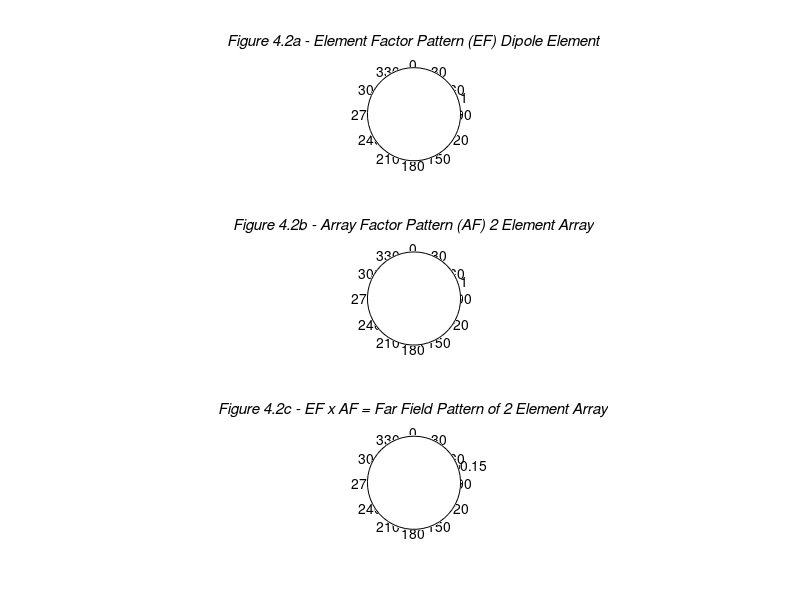

MATLAB code to generate this figure:
%%%%%%%%%%%%%%%%%%%%%%%%%%%%%%%%%%%%%%%%%%%%%%%%%%%%%%%%%%%%%%
%%                                                          %%
%%  ******************************************************  %%
%%  * Smart Antennas for Wireless Applications w/ Matlab *  %%
%%  ******************************************************  %%
%%                                                          %%
%% Chapter 4: Fig 4.2                                       %%
%%                                                          %%
%% Author: Frank Gross                                      %%
%% McGraw-Hill, 2005                                        %%
%% Date:  9/6/2004                                          %%
%%                                                          %%
%% This code creates three distinct 2-D polar plots         %%
%%     concerning equation (4.5) in the text.  The three    %%
%%     plots created are:                                   %%
%%                                                          %%
%%     4.2a - Element Factor Pattern (EF) of Single Dipole  %%
%%                Element.                                  %%
%%     4.2b - Array Factor (AF) for 2 Element Array.        %%
%%     4.2c - EF x AF = Far Field Pattern of Array.         %%
%%%%%%%%%%%%%%%%%%%%%%%%%%%%%%%%%%%%%%%%%%%%%%%%%%%%%%%%%%%%%%      

%%------------------- Define Variables:---------------------%%
% theta - angle (deg)                                        %                                      
% delta - phase difference between 2 adjacent elements       %
% EF - Element Factor                                        %
% AF - Array Factor                                          %
%%----------------------------------------------------------%%

%%--------------------- Given Values -----------------------%%

theta = 0:.001:2*pi;
delta = 0;

%%---------- Determine Element Factor and Array Factor ------%%

EF = sin(theta).^2;
AF = cos(pi*sin(theta)/2 + delta/2).^2;

%%--------------------- Plot Results ------------------------%%

figure

% Figure 4.2a - Element Factor Pattern

subplot(311)
polar(theta,EF,'k')
view(90,-90)
title('\bf\itFigure 4.2a - Element Factor Pattern (EF) Dipole Element')

% Figure 4.2b - Array Factor Pattern

subplot(312)
polar(theta,AF,'k')
view(90,-90)
title('\bf\itFigure 4.2b - Array Factor Pattern (AF) 2 Element Array')

% Figure 4.2c - Total Far Field Pattern

subplot(313)
polar(theta,EF.*AF,'k')
view(90,-90)
title('\bf\itFigure 4.2c - EF x AF = Far Field Pattern of 2 Element Array')
